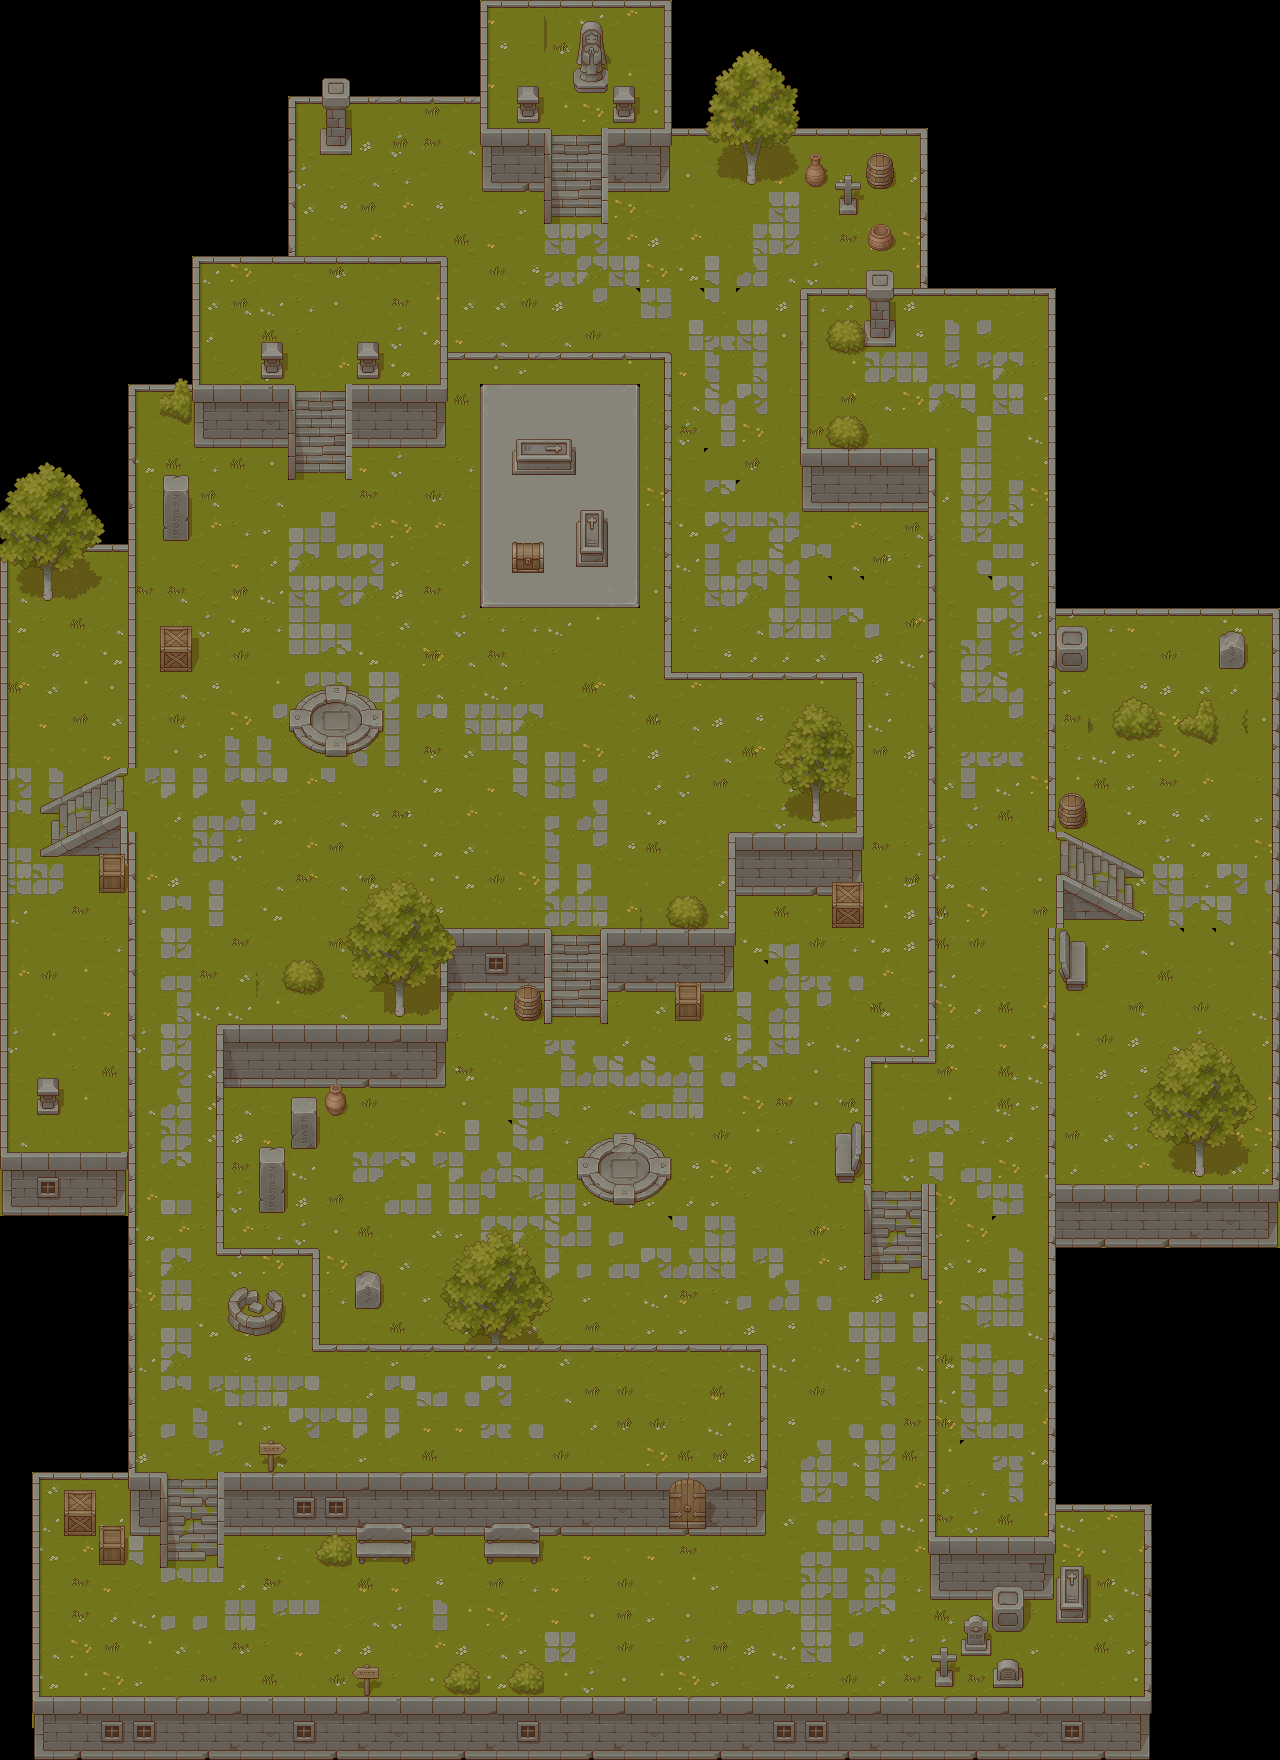

A 2D game scene composited from a Tiled map and its tileset images. What follows is a short description and the map's XML, with each tile layer's data collapsed to a summary:
An orthogonal 40x55 tile map with 32x32 px tiles, 4 tile layers (Background, Shadows, Collisions, Overhead), 13 tilesets and 25 objects.

<map version="1.10" tiledversion="1.11.2" orientation="orthogonal" renderorder="right-down" width="40" height="55" tilewidth="32" tileheight="32" infinite="0" nextlayerid="6" nextobjectid="47">
 <editorsettings>
  <export target="assets/Arena1_New.json" format="json" />
 </editorsettings>
 <tileset firstgid="1" name="Wall" tilewidth="32" tileheight="32" tilecount="256" columns="16">
  <image source="assets/Texture/TX Tileset Wall.png" width="512" height="512" />
 </tileset>
 <tileset firstgid="257" name="Structure" tilewidth="32" tileheight="32" tilecount="256" columns="16">
  <image source="assets/Texture/TX Struct.png" width="512" height="512" />
 </tileset>
 <tileset firstgid="513" name="Wall" tilewidth="32" tileheight="32" tilecount="256" columns="16">
  <image source="assets/Texture/TX Tileset Wall.png" width="512" height="512" />
 </tileset>
 <tileset firstgid="769" name="Structure" tilewidth="32" tileheight="32" tilecount="256" columns="16">
  <image source="assets/Texture/TX Struct.png" width="512" height="512" />
 </tileset>
 <tileset firstgid="1025" name="Props" tilewidth="32" tileheight="32" tilecount="256" columns="16">
  <image source="assets/Texture/Extra/TX Props with Shadow.png" width="512" height="512" />
 </tileset>
 <tileset firstgid="1281" name="Concrete" tilewidth="32" tileheight="32" tilecount="64" columns="8">
  <image source="assets/Texture/TX Tileset Stone Ground.png" width="256" height="256" />
 </tileset>
 <tileset firstgid="1345" name="Plants" tilewidth="32" tileheight="32" tilecount="256" columns="16">
  <image source="assets/Texture/Extra/TX Plant with Shadow.png" width="512" height="512" />
 </tileset>
 <tileset firstgid="1601" name="Concrete" tilewidth="32" tileheight="32" tilecount="64" columns="8">
  <image source="assets/Texture/TX Tileset Stone Ground.png" width="256" height="256" />
 </tileset>
 <tileset firstgid="1665" name="Plants" tilewidth="32" tileheight="32" tilecount="256" columns="16">
  <image source="assets/Texture/Extra/TX Plant with Shadow.png" width="512" height="512" />
 </tileset>
 <tileset firstgid="1921" name="Concrete" tilewidth="32" tileheight="32" tilecount="64" columns="8">
  <image source="assets/Texture/TX Tileset Stone Ground.png" width="256" height="256" />
 </tileset>
 <tileset firstgid="1985" name="Plants" tilewidth="32" tileheight="32" tilecount="256" columns="16">
  <image source="assets/Texture/Extra/TX Plant with Shadow.png" width="512" height="512" />
 </tileset>
 <tileset firstgid="2241" name="Wall" tilewidth="32" tileheight="32" tilecount="256" columns="16">
  <image source="assets/Texture/TX Tileset Wall.png" width="512" height="512" />
 </tileset>
 <tileset firstgid="2497" name="Grass" tilewidth="32" tileheight="32" tilecount="64" columns="8">
  <image source="assets/Texture/TX Tileset Grass.png" width="256" height="256" />
 </tileset>
 <layer id="1" name="Background" width="40" height="55">
  <data>[2200 cells, 1736 non-empty, 99 distinct tile ids]</data>
 </layer>
 <layer id="5" name="Shadows" width="40" height="55">
  <data>[2200 cells, 179 non-empty, 32 distinct tile ids]</data>
 </layer>
 <layer id="2" name="Collisions" width="40" height="55">
  <data>[2200 cells, 581 non-empty, 104 distinct tile ids]</data>
 </layer>
 <layer id="4" name="Overhead" width="40" height="55">
  <data>[2200 cells, 186 non-empty, 97 distinct tile ids]</data>
 </layer>
 <objectgroup id="3" name="Spawners">
  <object id="22" x="330" y="181" width="20" height="20" />
  <object id="23" x="421" y="164" width="20" height="19" />
  <object id="24" x="727" y="218" width="11" height="8" />
  <object id="25" x="532" y="280" width="29" height="13" />
  <object id="26" x="719" y="449" width="14" height="26" />
  <object id="27" x="937" y="396" width="10" height="18" />
  <object id="28" x="966" y="700" width="6" height="27" />
  <object id="29" x="977" y="1107" width="20" height="23" />
  <object id="30" x="984" y="1428" width="18" height="24" />
  <object id="31" x="772" y="1622" width="20" height="15" />
  <object id="32" x="740" y="1230" width="15" height="14" />
  <object id="33" x="389" y="1146" width="32" height="30" />
  <object id="34" x="737" y="1052" width="14" height="22" />
  <object id="35" x="679" y="760" width="23" height="19" />
  <object id="36" x="350" y="542" width="24" height="21" />
  <object id="37" x="313" y="297" width="21" height="23" />
  <object id="38" x="209" y="823" width="19" height="21" />
  <object id="39" x="51" y="975" width="14" height="22" />
  <object id="40" x="51" y="673" width="18" height="21" />
  <object id="41" x="174" y="1347" width="23" height="28" />
  <object id="42" x="520" y="1410" width="28" height="23" />
  <object id="43" x="115" y="1612" width="28" height="20" />
  <object id="44" x="519" y="1602" width="25" height="22" />
  <object id="45" x="1184" y="991" width="16" height="19" />
  <object id="46" x="1153" y="804" width="20" height="25" />
 </objectgroup>
</map>
